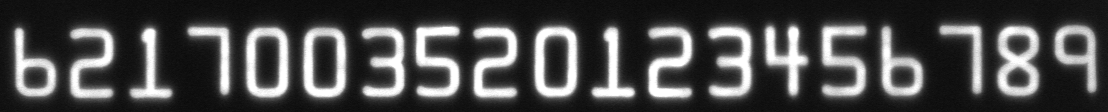
#> input picture Card_Project_Jiaojie/Muban_Pipei/DaMa_Pipei/test_images/img_6.png, 1108 x 112 px, found by its file name
$ python zifu_fengfe_tiqu.py
#> lines starting #> are read from the running program, lines starting #| are printed output that depends on the picture; after the words box and inside, x2 and y2 are one past the last pixel; in counts of white or black regions, pixels touching at a corner belong together

#################这个是对图片中的每个字母进行一个个分割（外接矩形包起来），然后存储起来######################
##################用于对图片中的字符提取出来，然后自由组合起来############################
import cv2
import numpy as np
import os

# 1. 读取图片
img = cv2.imread(r'D:\PayCard_Detection\paycard_dectection_test1\feng_test\img_6.png')
#> img is the input picture: shape (112, 1108, 3); min 7, max 255, mean 73.8
gray = cv2.cvtColor(img, cv2.COLOR_BGR2GRAY)

# 2. 二值化（Otsu自动阈值）
_, thresh = cv2.threshold(gray, 0, 255, cv2.THRESH_BINARY + cv2.THRESH_OTSU)
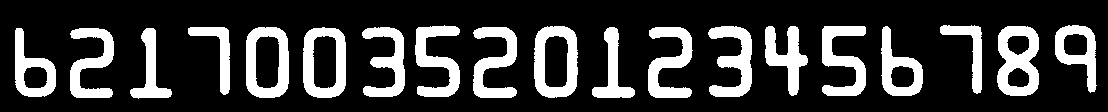
#> thresh: shape (112, 1108); 22.1% white; 19 white regions, largest, box (x1, y1, x2, y2) and area: (997, 26, 1039, 96) 1879, (534, 26, 578, 98) 1766, (246, 27, 289, 98) 1712

# 3. 形态学闭运算，填补小孔和去除噪声
kernel = cv2.getStructuringElement(cv2.MORPH_RECT, (3, 3))
thresh = cv2.morphologyEx(thresh, cv2.MORPH_CLOSE, kernel)
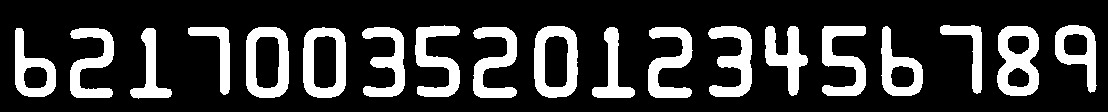
#> thresh: shape (112, 1108); 22.1% white; 19 white regions

# 4. 轮廓检测，只检测外轮廓
contours, _ = cv2.findContours(thresh, cv2.RETR_EXTERNAL, cv2.CHAIN_APPROX_SIMPLE)
#> contours = 19 contours; largest, box (x1, y1, x2, y2) and area: (534, 26, 578, 98) 2760, (246, 27, 289, 98) 2719, (303, 27, 346, 98) 2701, (997, 26, 1039, 96) 2431, (881, 26, 923, 96) 1648

# 5. 过滤掉面积过大的轮廓（防止图片边框被当字符）
height, width = thresh.shape
#> height = 112; width = 1108
char_contours = [cnt for cnt in contours if 50 < cv2.contourArea(cnt) < 0.5 * height * width]
#> char_contours has the same summary as contours

# 6. 按x坐标排序
bounding_boxes = [cv2.boundingRect(cnt) for cnt in char_contours]
#> bounding_boxes = 19 items, first 6: (130, 28, 42, 71), (70, 28, 44, 70), (15, 28, 41, 69), (648, 27, 45, 71), (592, 27, 43, 71), (473, 27, 44, 71)
sorted_boxes = sorted(bounding_boxes, key=lambda b: b[0])
#> sorted_boxes = 19 items, first 6: (15, 28, 41, 69), (70, 28, 44, 70), (130, 28, 42, 71), (188, 27, 42, 68), (246, 27, 43, 71), (303, 27, 43, 71)

# 7. 创建保存目录
save_dir = 'chars_3'
os.makedirs(save_dir, exist_ok=True)

# 8. 逐个保存字符图片
for idx, (x, y, w, h) in enumerate(sorted_boxes):
    # 添加适当扩展边缘，避免裁切太紧
    pad = 2
    x1 = max(x - pad, 0)
    y1 = max(y - pad, 0)
    x2 = min(x + w + pad, width)
    y2 = min(y + h + pad, height)
    char_img = img[y1:y2, x1:x2]
    cv2.imwrite(f'{save_dir}/char_{idx+1}.png', char_img)
#> this loop made 19 passes
#> (x, y, w, h, x1, y1, x2, y2) on passes 1 to 12: (15, 28, 41, 69, 13, 26, 58, 99), (70, 28, 44, 70, 68, 26, 116, 100), (130, 28, 42, 71, 128, 26, 174, 101), (188, 27, 42, 68, 186, 25, 232, 97), (246, 27, 43, 71, 244, 25, 291, 100), (303, 27, 43, 71, 301, 25, 348, 100), (362, 27, 43, 70, 360, 25, 407, 99), (415, 25, 45, 72, 413, 23, 462, 99), (473, 27, 44, 71, 471, 25, 519, 100), (534, 26, 44, 72, 532, 24, 580, 100), (592, 27, 43, 71, 590, 25, 637, 100), (648, 27, 45, 71, 646, 25, 695, 100)
#> pass 1, `char_img = img[y1:y2, x1:x2]`:
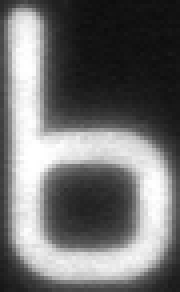
#> char_img: shape (73, 45, 3) (shown 4 times larger); min 13, max 255, mean 112.2
#> pass 2, `char_img = img[y1:y2, x1:x2]`:
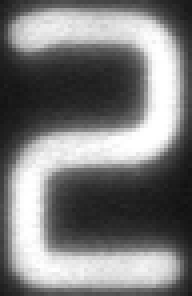
#> char_img: shape (74, 48, 3) (shown 4 times larger); min 17, max 255, mean 123.3
#> pass 3, `char_img = img[y1:y2, x1:x2]`:
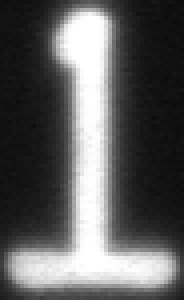
#> char_img: shape (75, 46, 3) (shown 4 times larger); min 11, max 255, mean 93.5

print(f'分割并保存了 {len(sorted_boxes)} 个字符图片到 {save_dir} 文件夹')
#| 分割并保存了 19 个字符图片到 chars_3 文件夹

$ run again, with Card_Project_Jiaojie/Muban_Pipei/DaMa_Pipei/test_images/img_1.png copied over Card_Project_Jiaojie/Muban_Pipei/DaMa_Pipei/test_images/img_6.png
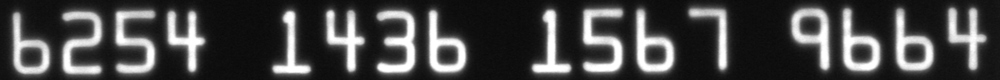
#> input picture Card_Project_Jiaojie/Muban_Pipei/DaMa_Pipei/test_images/img_1.png, 1000 x 80 px, shrunk from 2166 x 174 before the run, found by its file name
#> img is the input picture: shape (80, 1000, 3); min 8, max 255, mean 70.5
#> `thresh = cv2.morphologyEx(thresh, cv2.MORPH_CLOSE, kernel)`:
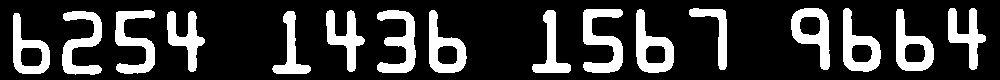
#> thresh: shape (80, 1000); 21.5% white; 16 white regions
#> contours = 16 contours; largest, box (x1, y1, x2, y2) and area: (636, 9, 674, 73) 1408, (791, 8, 830, 70) 1392, (843, 8, 881, 72) 1382, (896, 9, 934, 71) 1354, (429, 10, 467, 73) 1353
#> char_contours has the same summary as contours
#> bounding_boxes = 16 items, first 6: (13, 13, 37, 61), (272, 11, 39, 63), (167, 11, 38, 61), (62, 11, 40, 64), (532, 10, 39, 63), (429, 10, 38, 63)
#> sorted_boxes = 16 items, first 6: (13, 13, 37, 61), (62, 11, 40, 64), (115, 10, 40, 64), (167, 11, 38, 61), (272, 11, 39, 63), (326, 10, 39, 62)
#> the loop `for idx, (x, y, w, h) in enumerate(sorted_boxes):` made 16 passes
#> (x, y, w, h, x1, y1, x2, y2) on passes 1 to 8: (13, 13, 37, 61, 11, 11, 52, 76), (62, 11, 40, 64, 60, 9, 104, 77), (115, 10, 40, 64, 113, 8, 157, 76), (167, 11, 38, 61, 165, 9, 207, 74), (272, 11, 39, 63, 270, 9, 313, 76), (326, 10, 39, 62, 324, 8, 367, 74), (377, 10, 39, 63, 375, 8, 418, 75), (429, 10, 38, 63, 427, 8, 469, 75)
#> pass 3, `char_img = img[y1:y2, x1:x2]`:
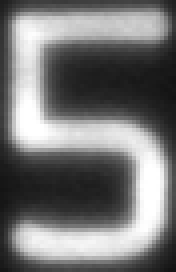
#> char_img: shape (68, 44, 3) (shown 4 times larger); min 19, max 255, mean 118.1
#| 分割并保存了 16 个字符图片到 chars_3 文件夹

$ run again, with Card_Project_Jiaojie/Muban_Pipei/DaMa_Pipei/test_images/img_11.png copied over Card_Project_Jiaojie/Muban_Pipei/DaMa_Pipei/test_images/img_6.png
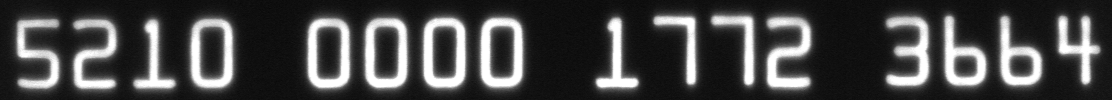
#> input picture Card_Project_Jiaojie/Muban_Pipei/DaMa_Pipei/test_images/img_11.png, 1112 x 100 px, found by its file name
#> img is the input picture: shape (100, 1112, 3); min 8, max 255, mean 70.8
#> `thresh = cv2.morphologyEx(thresh, cv2.MORPH_CLOSE, kernel)`:
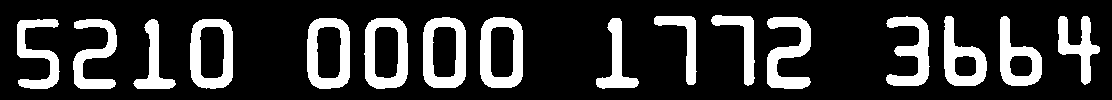
#> thresh: shape (100, 1112); 20.3% white; 16 white regions
#> contours = 16 contours; largest, box (x1, y1, x2, y2) and area: (423, 17, 466, 88) 2737, (364, 18, 408, 89) 2729, (480, 17, 523, 88) 2729, (307, 18, 350, 89) 2714, (190, 19, 233, 89) 2667
#> char_contours has the same summary as contours
#> bounding_boxes = 16 items, first 6: (190, 19, 43, 70), (133, 19, 43, 70), (73, 19, 44, 70), (17, 19, 43, 70), (596, 18, 43, 71), (364, 18, 44, 71)
#> sorted_boxes = 16 items, first 6: (17, 19, 43, 70), (73, 19, 44, 70), (133, 19, 43, 70), (190, 19, 43, 70), (307, 18, 43, 71), (364, 18, 44, 71)
#> the loop `for idx, (x, y, w, h) in enumerate(sorted_boxes):` made 16 passes
#> (x, y, w, h, x1, y1, x2, y2) on passes 1 to 8: (17, 19, 43, 70, 15, 17, 62, 91), (73, 19, 44, 70, 71, 17, 119, 91), (133, 19, 43, 70, 131, 17, 178, 91), (190, 19, 43, 70, 188, 17, 235, 91), (307, 18, 43, 71, 305, 16, 352, 91), (364, 18, 44, 71, 362, 16, 410, 91), (423, 17, 43, 71, 421, 15, 468, 90), (480, 17, 43, 71, 478, 15, 525, 90)
#> pass 3, `char_img = img[y1:y2, x1:x2]`:
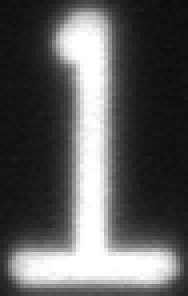
#> char_img: shape (74, 47, 3) (shown 4 times larger); min 12, max 255, mean 91.5
#| 分割并保存了 16 个字符图片到 chars_3 文件夹
